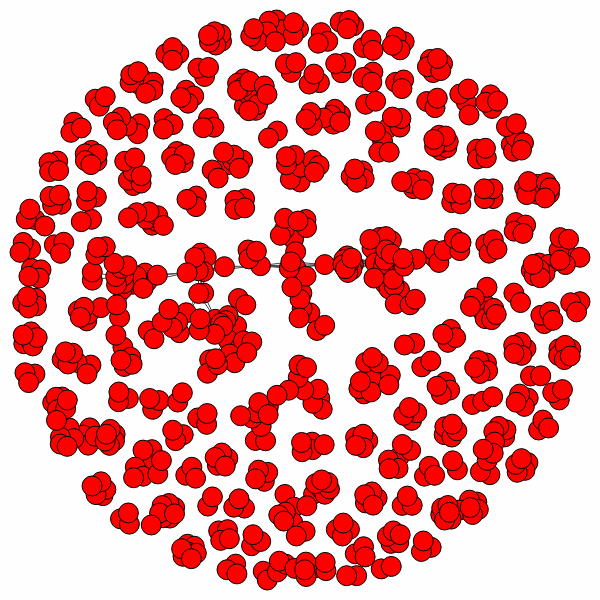

Reproduce this figure in Python.
from SPARQLWrapper import SPARQLWrapper, JSON

from igraph import *
from cairo import *


sparql = SPARQLWrapper("http://www.scholarlydata.org/sparql/")

g = Graph()
g.vs['name']=""
#get papers from the dataset 


sparql.setQuery("""
PREFIX person: <https://w3id.org/scholarlydata/person/>
PREFIX conf: <https://w3id.org/scholarlydata/ontology/conference-ontology.owl#>
SELECT DISTINCT ?confe ?date ?proc
WHERE{
  ?confe conf:startDate ?date . 
  ?confe conf:hasProceedings ?proc .
  FILTER (?date > "2015"^^xsd:gYear)
}
""")
sparql.setReturnFormat(JSON)
conferences = sparql.query().convert()
conferences = conferences["results"]["bindings"]
for result in conferences:
    print("* " + result["confe"]["value"] + " ** " + result["date"]["value"] + " ** " + result["proc"]["value"])
    print()


for result in conferences:
    papersQuery = """
    PREFIX person: <https://w3id.org/scholarlydata/person/>
    PREFIX conf: <https://w3id.org/scholarlydata/ontology/conference-ontology.owl#>
    PREFIX cr: <http://purl.org/dc/elements/1.1/>
    PREFIX nm: <http://xmlns.com/foaf/0.1/>
    SELECT DISTINCT ?paper (group_concat(distinct ?author ; separator = ";") AS ?authors)
    WHERE{
      <%s> conf:hasPart ?paper . 
      ?paper cr:creator ?author 
    }
    ORDER BY ?paper
    """ %(result["proc"]["value"])
    sparql.setQuery(papersQuery)
    sparql.setReturnFormat(JSON)
    authors = sparql.query().convert()
    authors = authors["results"]["bindings"]
    for result in authors:
        auths = result["authors"]["value"].split(";")
        for i in range(0,len(auths)):
            for j in range(i+1,len(auths)):
                #check if the edge exists
                if auths[i] not in g.vs['name']: g.add_vertices(auths[i])
                if auths[j] not in g.vs['name']: g.add_vertices(auths[j])
                g.add_edges([(auths[i],auths[j])])
        #print("* " + result["paper"]["value"] + " ** " + result["authors"]["value"])
        
        
        
layout = g.layout("kk")
plot(g, layout = layout)
